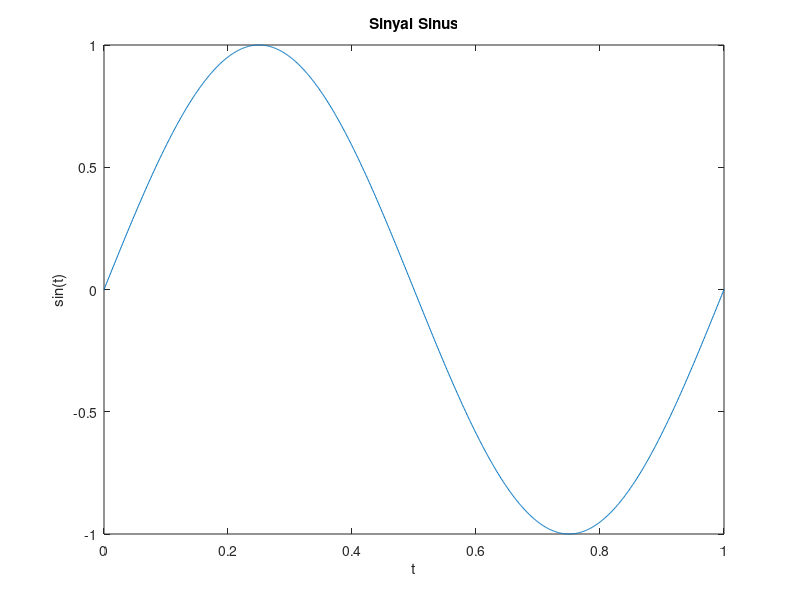

MATLAB code for this plot:
fs=1000;    % 1kHz Sampling Freq
t=0:1/fs:1; % For 1 sec
A=1;        % Amplitude 1
f=1;        % 1kHz Freq
phase=0;    % Phase 0 arc
x=A*sin(2*pi*f*t + phase);
plot(t,x)
xlabel('t')
ylabel('sin(t)')
title('Sinyal Sinus')